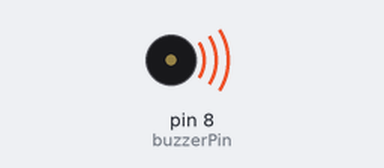
Recording of a sketch running on a simulated Arduino Uno, built with avr-gcc and run on an emulated ATmega328P. Shown: buzzer (waves = sounding).

Above: at 0.06 s.
At 13.42 s:
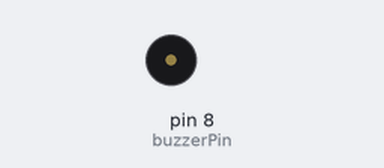
Timing chart, 0 to 13.9 s (numbered marks = the images above):
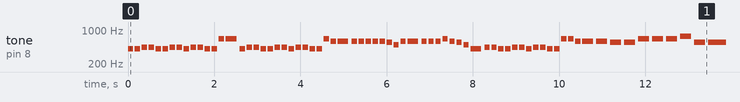

The sketch:

dumankoprualti.ino
```cpp
#define NOTE_GS4 415
#define NOTE_A4  440
#define NOTE_B4  493
#define NOTE_CS5 554
#define NOTE_D5  587
#define NOTE_E5  659
#define NOTE_FS5 740

const int buzzerPin = 8;

int melody[] = {
  NOTE_GS4, NOTE_GS4, NOTE_A4, NOTE_A4, NOTE_GS4, NOTE_GS4, NOTE_A4, NOTE_A4,
  NOTE_GS4, NOTE_A4, NOTE_A4, NOTE_GS4, NOTE_GS4, NOTE_E5, NOTE_E5,

  NOTE_GS4, NOTE_A4, NOTE_A4, NOTE_GS4, NOTE_GS4, NOTE_A4, NOTE_A4,
  NOTE_GS4, NOTE_A4, NOTE_A4, NOTE_GS4, NOTE_GS4, NOTE_E5, NOTE_D5,

  NOTE_D5, NOTE_D5, NOTE_D5, NOTE_D5, NOTE_D5, NOTE_D5, NOTE_CS5, NOTE_B4, NOTE_D5,
  NOTE_D5, NOTE_D5, NOTE_D5, NOTE_D5, NOTE_E5, NOTE_D5, NOTE_CS5, NOTE_B4,

  NOTE_GS4, NOTE_A4, NOTE_A4, NOTE_GS4, NOTE_GS4, NOTE_A4, NOTE_A4,
  NOTE_GS4, NOTE_A4, NOTE_A4, NOTE_GS4, NOTE_GS4, NOTE_E5, NOTE_E5,

  NOTE_D5, NOTE_D5, NOTE_D5, NOTE_CS5, NOTE_CS5, NOTE_E5, NOTE_E5, NOTE_E5, NOTE_FS5,
  NOTE_CS5, NOTE_CS5, NOTE_CS5, NOTE_D5, NOTE_CS5, NOTE_B4, NOTE_A4,

  NOTE_D5, NOTE_D5, NOTE_D5, NOTE_CS5, NOTE_CS5, NOTE_CS5, NOTE_B4, NOTE_A4
};

int noteDurations[] = {
  8, 8, 8, 8, 8, 8, 8, 8,
  8, 8, 8, 8, 8, 8, 4,

  8, 8, 8, 8, 8, 8, 8, 8,
  8, 8, 8, 8, 8, 8, 4,

  8, 8, 8, 8, 8, 8, 8, 8, 4,
  8, 8, 8, 8, 8, 8, 8, 4,

  8, 8, 8, 8, 8, 8, 8, 8,
  8, 8, 8, 8, 8, 8, 4,

  4, 4, 4, 4, 4, 4, 4, 4, 2,
  4, 4, 4, 4, 4, 8, 8, 2,

  4, 4, 4, 4, 4, 4, 4, 2
};

int totalNotes = sizeof(melody) / sizeof(melody[0]);

void setup() {
  pinMode(buzzerPin, OUTPUT);
}

void loop() {
  for (int thisNote = 0; thisNote < totalNotes; thisNote++) {
    int noteDuration = 1000 / noteDurations[thisNote];
    tone(buzzerPin, melody[thisNote], noteDuration);

    int pauseBetweenNotes = noteDuration * 1.30;
    delay(pauseBetweenNotes);
    noTone(buzzerPin);
  }

  delay(3000);
}
```

Measured:
- by itself, tone on pin 8 (buzzerPin): plays 415 Hz for 0.13 s, 415 Hz for 0.13 s, 440 Hz for 0.13 s, 440 Hz for 0.13 s, 415 Hz for 0.13 s, 415 Hz for 0.13 s … (517 notes in this stretch)
